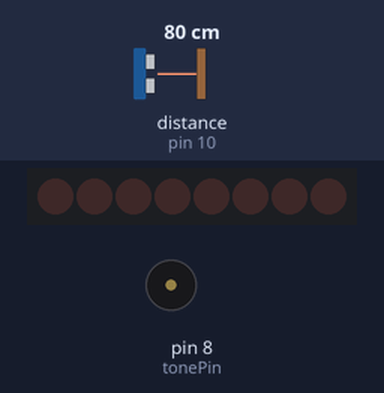
A sketch run on a simulated Arduino Uno, built with avr-gcc and run on an emulated ATmega328P. Shown: 8 shift-register outputs drawn as a row of LEDs (first output left, lit = HIGH), buzzer (waves = sounding). Wiring (inferred from the names in the program): ultrasonic range finder: trigger pin 9; echo pin 10; shift register (74HC595): data pin 13; shift clock pin 11; latch pin 12. Wiring (inferred from the signals the program sends): row of LEDs: on Q0, Q1, Q2, Q3, Q4, Q5, Q6, Q7. Inputs (shaded band) come from the test bench; at power-on: distance to the obstacle (sensor on pin 10) 80 cm. The echo pulse lasts 58.3 µs per cm.

Above: at 1.2 s.
1.3 s: distance to the obstacle (sensor on pin 10) set to 2 cm
At 1.45 s:
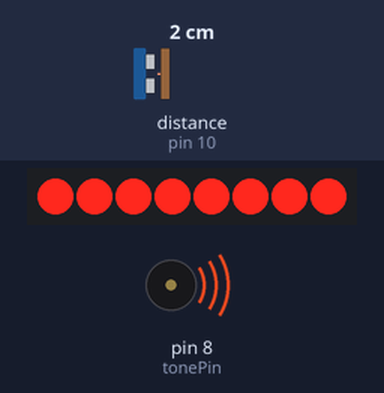
2.9 s: distance to the obstacle (sensor on pin 10) set to 35 cm
At 4.1 s:
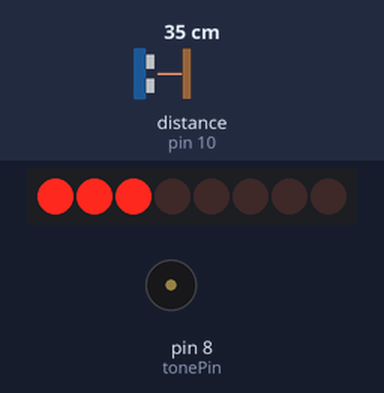
4.4 s: distance to the obstacle (sensor on pin 10) set to 60 cm
At 5.2 s:
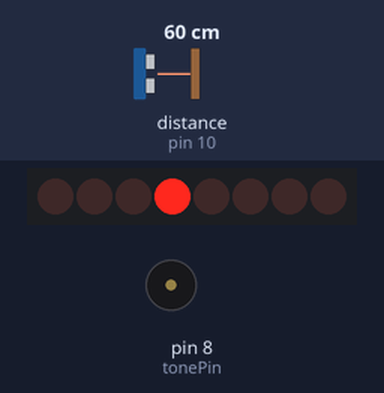
Timing chart, 0 to 7.4 s (numbered marks = the images above; inputs shaded):
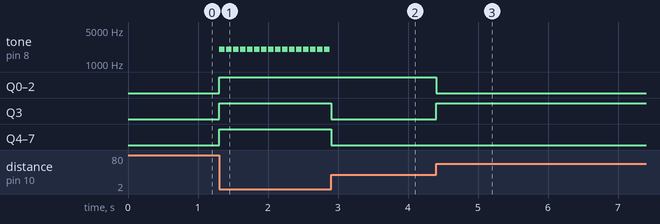

Measured:
- after the input at 1.3 s, tone on pin 8 (tonePin): alternates 2000 Hz for 0.08 s and silent for 0.02 s, starting at once; Q0–7: LOW → HIGH at once
- after the input at 2.9 s, tone on pin 8 (tonePin): stops changing and stays silent; Q3–7: HIGH → LOW at once
- after the input at 4.4 s, Q0–2: HIGH → LOW at once; Q3: LOW → HIGH at once

The sketch:

ultrasonic.ino
```cpp
/*
   created by Boris Dusnoki, https://www.youtube.com/channel/UCgOEgQpu1thY7D-GzO5vdeQ
   Distance Sensor with graph and variable sound frequency and delay
*/
int tonePin = 8;    // buzzer pin
int trigPin = 9;    // sensor trigger pin
int echoPin = 10;   // sensor echo pin
int clockPin = 11;  // shift register clock pin
int latchPin = 12;  // shift register latch pin
int dataPin = 13;   // shift register data pin

unsigned long previousMillisLEDS = 0; // initialization of the previosMillis for LEDS
unsigned long previousMillisLOW = 0;  // initialization of the previosMillis for LOW distance buzzer
unsigned long previousMillisMID = 0;  // initialization of the previosMillis for MED distance buzzer
unsigned long previousMillisHIGH = 0; // initialization of the previosMillis for HIGH distance buzer

const int intervalLEDS = 100; // interval of refreshing the LEDS state
const int intervalLOW = 800;  // interval of the LOW distance buzzer
const int intervalMID = 400;  // interval of the MED distance buzzer
const int intervalHIGH = 100; // interval of the HIGH distance buzzer

const int freqLOW = 1500;  // frequency of the LOW distabce buzzer
const int freqMID = 1800;  // frequency of the MED distabce buzzer
const int freqHIGH = 2000; // frequency of the HIGH distabce buzzer

const int durLOW = 100;   // on time of the LOW distabce buzzer
const int durMED = 100;   // on time of the MED distabce buzzer
const int durHIGH = 80;   // on time of the HIGH distabce buzzer

const byte patterns[9] = {   // initialization of the patterns the LEDS are going to display
  B00000000,  // all LEDS OFF
  B00000001,  // 1 LED ON
  B00000011,  // 2 LEDS ON
  B00000111,  // 3 LEDS ON
  B00001111,  // 4 LEDS ON
  B00011111,  // 5 LEDS ON
  B00111111,  // 6 LEDS ON
  B01111111,  // 7 LEDS ON
  B11111111,  // 8 LEDS ON
};

int prox = 0; // initialization of the proximity value (0-8)
int dur;      // initialization of the duration between the Trigger and Echo signal of the sensor
int dist;     // initialization of the distance between the sensor and the object in front of it (in centimeters)

void setup() {
  pinMode(tonePin, OUTPUT);   // set tone pin to OUTPUT
  pinMode(trigPin, OUTPUT);   // set trigger pin to OUTPUT
  pinMode(echoPin, INPUT);    // set echo pin to INPUT
  pinMode(clockPin, OUTPUT);  // set clock pin to OUTPUT
  pinMode(latchPin, OUTPUT);  // set latch pin to OUTPUT
  pinMode(dataPin, OUTPUT);   // set data pin to OUTPUT
}

void loop() {

  unsigned long currentMillis = millis(); // set the currentMillis variable to the current number of milliseconds from the start of the loop

  if ((unsigned long)(currentMillis - previousMillisLEDS) >= intervalLEDS) {    // check if the time between the current time and previous time for LEDS is larger or equal to the interval the LEDS should stay on
    digitalWrite(latchPin, LOW);  // set the latch pin to LOW
    digitalWrite(trigPin, LOW);   // set the trigger pin to LOW
    delayMicroseconds(2);         // delay 2 microseconds
    digitalWrite(trigPin, HIGH);  // set the trigger pin to HIGH and send out a sound signal
    delayMicroseconds(100);       // delay 100 microseconds
    digitalWrite(trigPin, LOW);   // set the trigger pin to LOW
    dur = pulseIn(echoPin, HIGH); // caluclate the duration between the trigger and echo
    dist = dur / 2 / 29;          // calculate distance in centemeters based on the speed of sound

    prox = map(dist, 0, 48, 8, 0);    // map the distannce between 0 and 48 cm to a value between 0 and 8
    shiftOut(dataPin, clockPin, MSBFIRST, patterns[prox]);  // send the pattern to the shift register based on the prox value (0-8)
    digitalWrite(latchPin, HIGH);   // latch the shift register
    previousMillisLEDS = currentMillis;   // set the previousMillis for LEDS to the current time in milliseconds from the start of the loop
  }
  if (prox < 0) {   // if we get a proximity value less than 0 set it to 0
    prox = 0;
  }
  else if (prox == 6) {   // if we get a proximity value of 6
    if ((unsigned long)(currentMillis - previousMillisLOW) >= intervalLOW) {   // check if the time between the current time and previous time for LOW buzzer interal is larger or equal to the interval the buzzer should stay on
      tone(tonePin, freqLOW, 100);    // set the tone pin to the LOW frequency and an on time of 100 milliseconds
      previousMillisLOW = currentMillis; // set the previousMillis for LOW buzzer interal to the current time in milliseconds from the start of the loop
    }

  }
  else if (prox == 7) { // if we get a proximity value of 7
    if ((unsigned long)(currentMillis - previousMillisMID) >= intervalMID) {  // check if the time between the current time and previous time for MID buzzer interal is larger or equal to the interval the buzzer should stay on
      tone(tonePin, freqMID, 100);    // set the tone pin to the MID frequency and an on time of 100 milliseconds
      previousMillisMID = currentMillis;  // set the previousMillis for MID buzzer interal to the current time in milliseconds from the start of the loop
    }

  }
  else if (prox == 8) { // if we get a proximity value of 8
    if ((unsigned long)(currentMillis - previousMillisHIGH) >= intervalHIGH) {  // check if the time between the current time and previous time for HIGH buzzer interal is larger or equal to the interval the buzzer should stay on
      tone(tonePin, freqHIGH, 80);    // set the tone pin to the HIGH frequency and an on time of 80 milliseconds
      previousMillisHIGH = currentMillis;   // set the previousMillis for HIGH buzzer interal to the current time in milliseconds from the start of the loop
    }
  }
}
```
